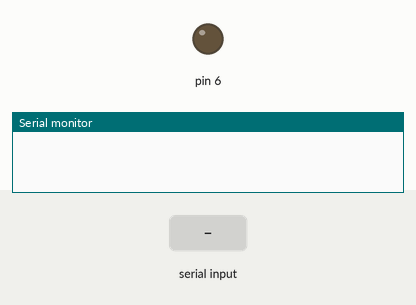
This sketch was run on a simulated Arduino Uno, built with avr-gcc and run on an emulated ATmega328P. On the bench: output pins drawn as LEDs (lit = HIGH), the last lines printed to the serial monitor. Dashed ring = blinking. Inputs (shaded band) come from the test bench.

Above: at 1.2 s.
1.3 s: "4" received over the second serial link
At 1.45 s:
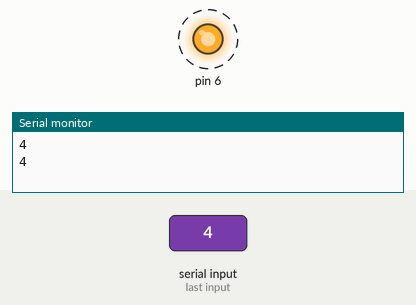
4.3 s: "1" received over the second serial link
At 5.4 s:
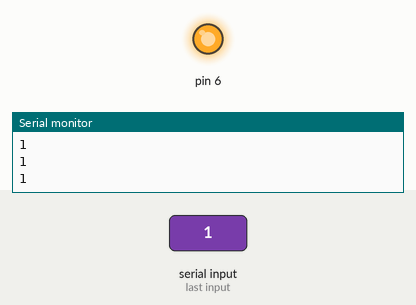
5.8 s: "2" received over the second serial link
At 6.5 s:
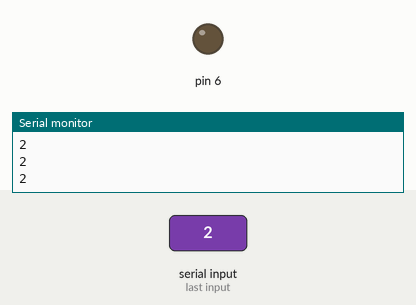
Timing chart, 0 to 8.8 s (numbered marks = the images above; inputs shaded):
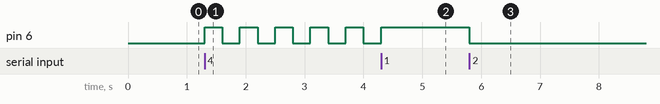

Measured:
- after the input at 1.3 s, pin 6: alternates HIGH for 0.30 s and LOW for 0.30 s, starting at once
- after the input at 4.3 s, pin 6: goes on until 4.3 s, then stays HIGH
- after the input at 5.8 s, pin 6: HIGH → LOW at once

The sketch:

sketch_jul22a.ino
```cpp
#include <SoftwareSerial.h>

SoftwareSerial mySerial(10, 11); // RX, TX

int data;

void setup() {
  // put your setup code here, to run once:
   mySerial.begin(9600);
   Serial.begin(9600);
//  mySerial.println("");
pinMode(6,OUTPUT);
}

void loop() {

  if (mySerial.available()) {
    data=mySerial.read();
    Serial.write(data);
    Serial.println();
  }

if(data=='1')
{
  digitalWrite(6,HIGH);
  delay(100);
  Serial.println("1");
}
if(data=='2')
{
  digitalWrite(6,LOW);
  delay(100);
  Serial.println("2");
}
if(data=='4')
{
  Serial.println("4");
  digitalWrite(6,HIGH);
  delay(300);
  digitalWrite(6,LOW);
  delay(300);

 }
}
```
